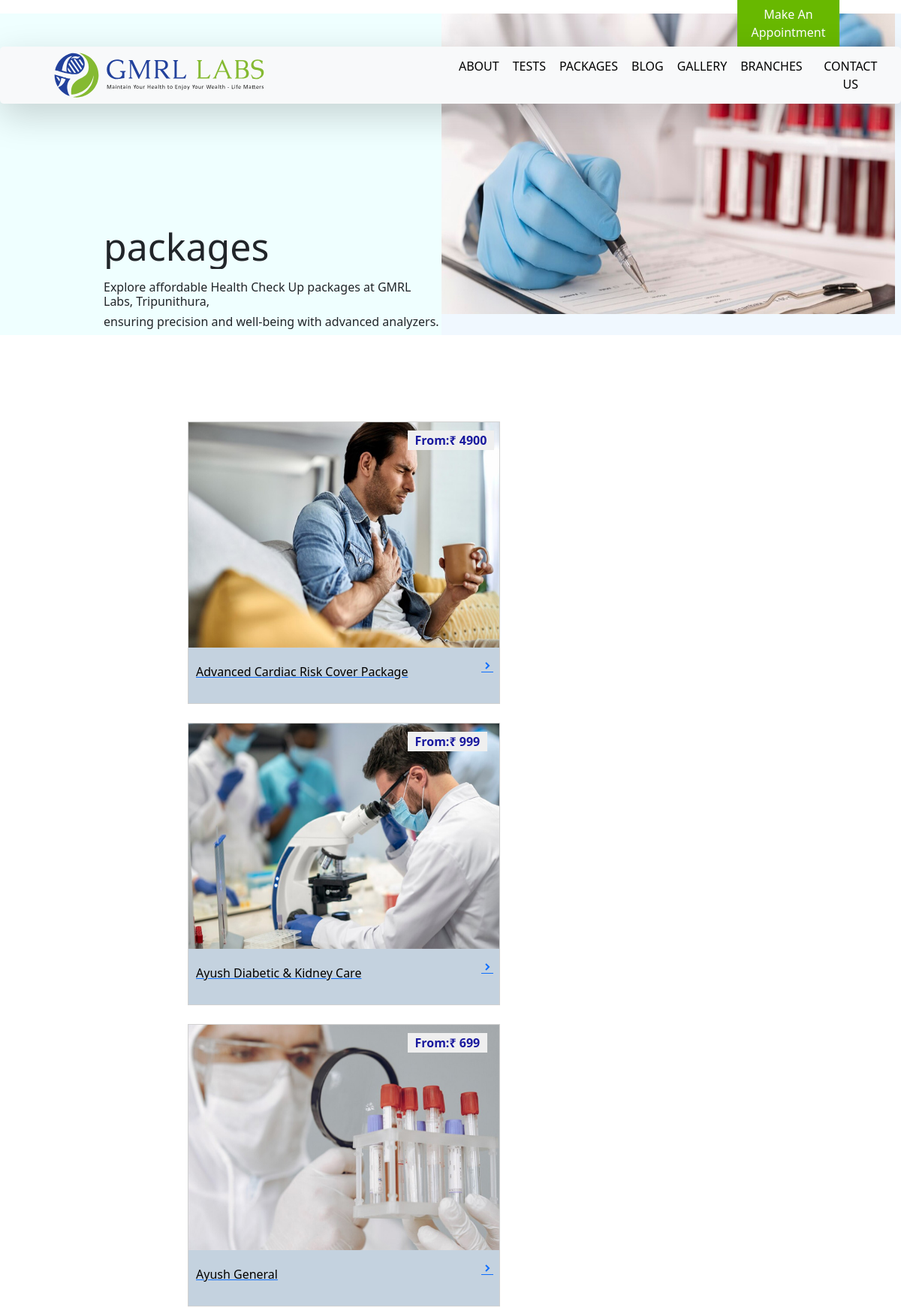
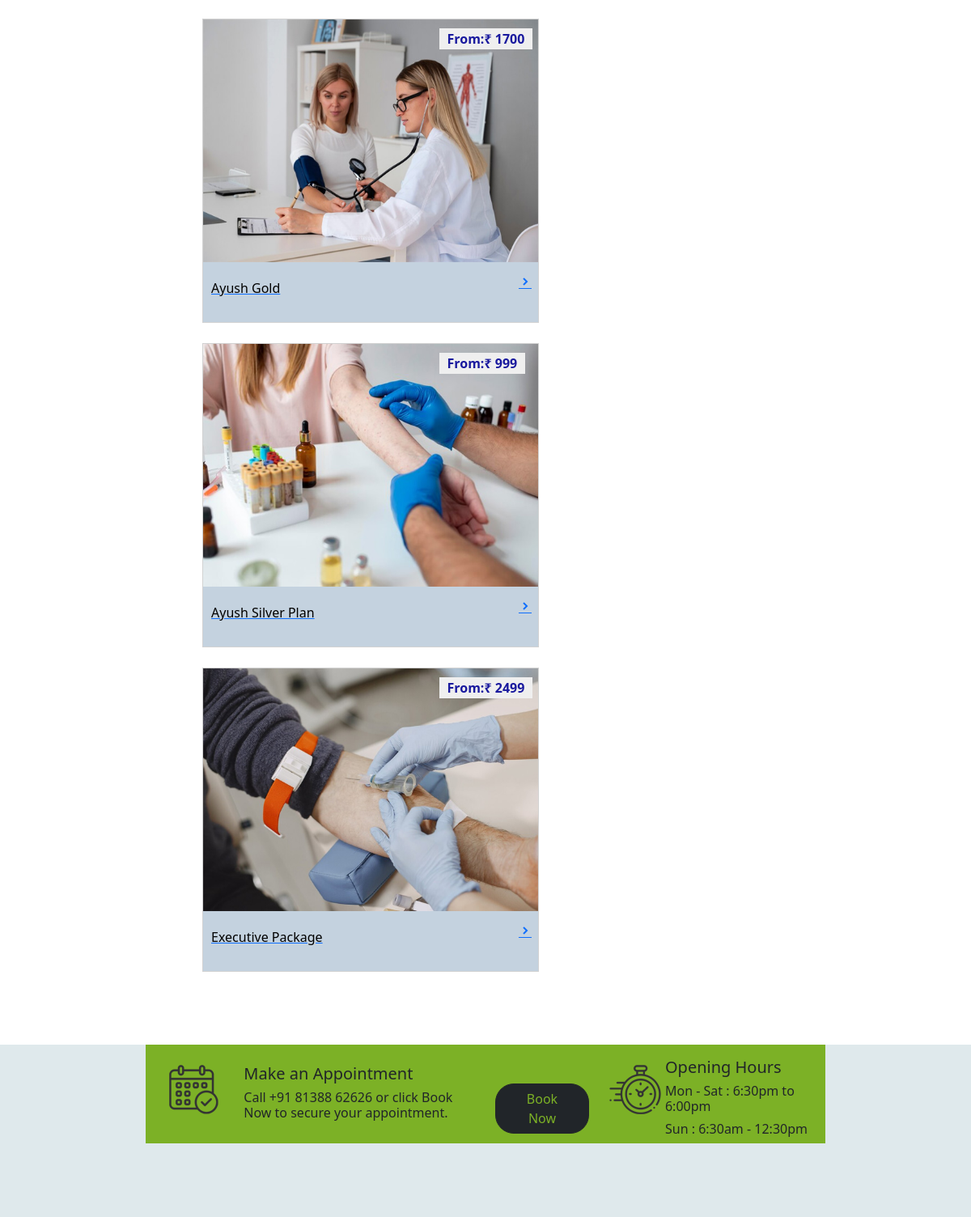
Screenshot of /package/ (upper part) with the database file from the repository (2 pictures, top to bottom).
### hosapp/models.py (models this page shows, shortened)
class Package(models.Model):
    image=models.ImageField(upload_to='package')
    price=models.IntegerField()
    cont1=models.CharField(max_length=300)
    cont2=models.CharField(max_length=300)
    cont3=models.CharField(max_length=300)
    cont4=models.CharField(max_length=300)
    cont5=models.CharField(max_length=300)
    cont6=models.CharField(max_length=300)
    cont7=models.CharField(max_length=300,blank=True)
    cont8=models.CharField(max_length=300,blank=True)
    cont9=models.CharField(max_length=300,blank=True)
    cont10=models.CharField(max_length=300,blank=True)
    cont11=models.CharField(max_length=300,blank=True)
    cont12=models.CharField(max_length=300,blank=True)
    cont13=models.CharField(max_length=300  ,blank=True)
    name=models.CharField(max_length=250,unique=True)
    class Meta:
        ordering=('name',)

### hosapp/views.py (the view)
# urls.py: path('package/',views.package,name='package'),
def package(request):
    packag=Package.objects.all()
    return render(request,'package.html',{"packag":packag})

### hosapp/context_processors.py (called while the page is built)
def menu_links(req):
    pak=Package.objects.all()
    return dict(pak=pak)

### templates/package.html (shortened to what this page needs)
{% extends 'base.html' %}
{% load static %}
{% block content %}
<section class="pak1 w-100" id="package">
    <div class="row w-100">
        <div class="abtcl col-lg-6">
            <h1>packages</h1>
            <h6>Explore affordable Health Check Up packages at GMRL Labs, Tripunithura,</h6>
            <h6>ensuring precision and well-being with advanced analyzers.</h6>
        </div>
        <div class="tes col-lg-6">
            <img src="../static/images/package.jpg" alt="">
        </div>
    </div>
</section>
<section class="pack">
    <div class="row packrw mx-auto d-flex">
        {% for pk in packag %}
        <div class="card ms-4 p-0" style="width: 26rem;">
            <a href="{% url 'hosapp:packages' pk.id %}">
            <img class="bloimg card-img-top" src="{{pk.image.url}}" alt="Card image cap">
            <button class="gmbtn">From:₹ {{pk.price}}</button>
            <div class="ms-0 card-body pkbo">
                <div class="row">
                    <div class="col-lg-10">
              <p class="card-text ">{{pk.name}}</p>
              </div>
              <div class="col-lg-2  ">
                <i class='img me-2 mt-3  bx bxs-chevron-right'></i>
                </div>
                </div>
            </div>
            </a>
        </div>
        {% endfor %}
     </div>
</section>
<section class="footer">
    <div class="rw2 row mx-auto">
        <div class="col9 col-lg-8">
            <div class="row">
                <div class="col-lg-2">
                    <img class="mt-4 ms-3" src="../static/images/make-appointment.png" alt="">
                </div>
                <div class="col-lg-7 mt-4">
                    <h5 class="ms-3"> Make an Appointment</h5>
                    <h6 class="ms-3">Call +91 81388 62626 or click Book Now to secure your appointment.</h6>
                </div>
                <div class="col-lg-3">
                    <a href="{% url 'hosapp:appointment' %}">
                    <button type="button" class="btn4 mt-5 btn btn-dark ">Book Now</button>
                    </a>
                </div>
            </div>
        </div>
        <div class="col91 col-lg-4">
            <div class="row">
                <div class="col-lg-3">
                    <img class="mt-4" src="../static/images/openinh-hours-logo.png" alt="">
                </div>
                <div class="col-lg-9">
                    <h5 class="mt-3">Opening Hours</h5>
                    <h6>Mon - Sat : 6:30pm to 6:00pm</h6>
                    <h6>Sun : 6:30am - 12:30pm</h6>
                </div>
            </div>
        </div>
    </div>
</section>
{% endblock %}

### static/css/style.css (style rules this page uses)
.pak1 { background-color: rgb(240, 248, 255); overflow-x: hidden; margin-top: -120px; z-index: -1; }
.card { height: 200px; border-radius: 0; }
.footer { height: fit-content; background-color: rgb(223, 233, 236); }
.rw2 { width: 70%; height: 21%; }
.rw2 h5 { overflow: hidden; }
.rw2 h6 { overflow: hidden; }
.col9 { background-color: rgb(124, 177, 38); }
.col91 { background-color: rgb(124, 177, 38); }
.btn4 { border-radius: 23px; padding-left: 35px; padding-right: 35px; color: rgb(124, 177, 38); }
.abtcl { background-color: rgb(239, 255, 255); padding: 0 0 0 0; }
.abtcl h1 { font-size: 50px; margin-top: 280px; margin-left: 150px; margin-bottom: 15px; overflow: hidden; }
.abtcl h6 { margin-left: 150px; overflow: hidden; }
.tes { padding: 0 0 0 0; }
.tes img { height: 50vh; width: 50.3vw; }
.pkbo p { text-decoration: none !important; }
.packrw { width: 74%; height: auto; padding-top: 0; margin-top: 90px; margin-bottom: 90px; text-decoration: none !important; padding-left: 70px; }
.packrw .card { height: 376px; margin-top: 25px; padding-top: 0; text-decoration: none !important; }
.packrw img { border-radius: 0; height: 300px; }
.pkbo { height: 73.5px; background-color: rgb(196, 210, 223); padding: 0 0 0 0; padding-left: 10px; text-decoration: none !important; }
.packrw p { padding-top: 0; margin-top: 20px; text-decoration: none !important; color: black; }
.packrw i { display: flex; justify-content: end; text-align: end; }
.packrw .gmbtn { margin-left: 10px; }
.packrw .card { position: relative; overflow: hidden; border-radius: 0; cursor: pointer; text-decoration: none !important; }
.gmbtn { position: absolute; top: 3%; left: 68%; border: 0; color: rgb(25, 25, 158); font-weight: 700; padding-left: 10px; padding-right: 10px; }
.pkbo .card-text { text-decoration: none; }

### rows the page displays
Package: image (picture), price "4900", name "Advanced Cardiac Risk Cover Package"
Package: image (picture), price "999", name "Ayush Diabetic & Kidney Care"
Package: image (picture), price "699", name "Ayush General"
Package: image (picture), price "1700", name "Ayush Gold"
Package: image (picture), price "999", name "Ayush Silver Plan"
Package: image (picture), price "2499", name "Executive Package"
